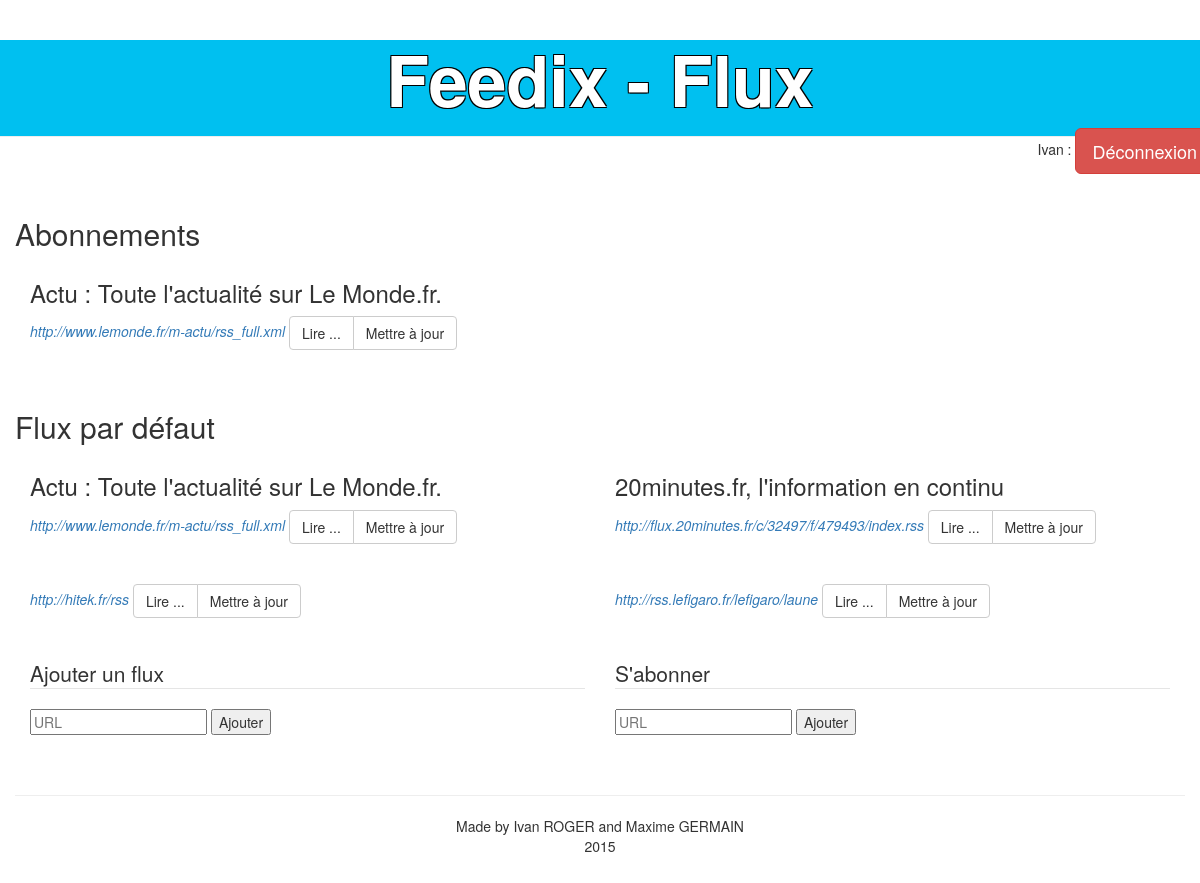
The page /controler/afficherFlux.ctrl.php (signed in) on the database its author committed.
### tables this page shows
CREATE TABLE RSS (
  id integer PRIMARY KEY AUTOINCREMENT,
  titre varchar(255),
  url varchar(255),
  date timestamp
);

### controler/afficherFlux.ctrl.php (called while the page is built, shortened)
<?php
  require_once("../model/DAO.class.php");
  $dao = new DAO("../data/db/rss.db");
  for ($i=1; $i<=4; $i++) {
    $rss=$dao->readRSSByID($i);
    $info['id'] = $rss->id();
    $info['titre'] = $rss->titre();
    $info['url'] = $rss->url();
    $data['defaultRSS'][] = $info;
  }
  if (isset($_SESSION['user'])) {
    $data['followedRSS'] = array();
    $data['user']=$_SESSION['user'];
    foreach ($dao->readAbonnement($data['user']) as $idAbo) {
      $rss=$dao->readRSSByID($idAbo['idRSS']);
      $info['id'] = $rss->id();
      $info['titre'] = $rss->titre();
      $info['url'] = $rss->url();
      $data['followedRSS'][] = $info;
    }
  }
  include("../view/Flux.view.php");
?>

### model/DAO.class.php (called while the page is built, shortened)
<?php
  $DEBUG = FALSE;
  require_once("RSS.class.php");
  class DAO {
    private $db;
    function __construct($dbPath) {
      $dsn = 'sqlite:'.$dbPath;
      try {
        $this->db = new PDO($dsn);
      } catch (PDOExcetion $e) {
        exit("Erreur ouverture BD : ".$e->getMessage());
      }
    }
    function readRSSByID($id) {
      $sql = "Select * from RSS where id = ?";
      $req = $this->db->prepare($sql);
      $res = $req->execute(array($id));
      if ($res === FALSE) {
        die("getRSSByURL error: no rss finded\n");
      }
      else {
        return $req->fetchAll(PDO::FETCH_CLASS, "RSS")[0];
      }
    }
    function readAbonnement($login,$first=1,$limit=20) {
      $sql = "SELECT idRSS FROM Abonnement WHERE userLogin = ? AND idRSS >= ? ORDER BY idRSS LIMIT ?";
      $req = $this->db->prepare($sql);
      $params = array($login,$first,$limit);
      $res = $req->execute($params);
      return $req->fetchAll();
    }
  }
?>

### model/RSS.class.php (called while the page is built, shortened)
<?php
  class RSS {
    private $url;
    private $titre;
    private $id;
    function url() {
      return $this->url;
    }
    function titre() {
      return $this->titre;
    }
    function id() {
      return $this->id;
    }
  }
?>

### view/Flux.view.php (the view, shortened to what this page needs)
<!DOCTYPE html>
<html>
  <head>
    <link href="../data/css/bootstrap.css" rel="stylesheet">
  </head>
  <body>
    <header class="page-header">
      <h1>Feedix - Flux</h1>
        <nav class="navbar navbar-right">
          <?php if (isset($data['user'])) { ?>
            <?= $data['user'] ?> : <a class="btn btn-danger btn-lg" href="afficherFlux.ctrl.php?action=signOut">Déconnexion</a>
          <?php } else { ?>
            <a class="btn btn-primary btn-lg" href="seConnecter.ctrl.php" >Connexion / Créer un compte</a>
          <?php } ?>
        </nav>
    </header>
    <?php if (isset($data['user'])) { ?>
    <section class="col-lg-12">
      <h2>Abonnements</h2>
      <?php if (count($data["followedRSS"])>0) { foreach ($data["followedRSS"] as $flux) { ?>
        <article class="col-lg-6">
          <h3><?= $flux["titre"] ?></h2>
          <i><a href="<?= $flux['url'] ?>"><?= $flux['url'] ?></a></i>
          <b class="btn-group"><a class="btn btn-default" href="afficherNouvelles.ctrl.php?rss=<?= $flux['id'] ?>">Lire ...</a> <a class="btn btn-default" href="afficherNouvelles.ctrl.php?rss=<?= $flux['id'] ?>&update=1">Mettre à jour</a></b>
        </article>
      <?php } } else { ?>
        <p>Vous n'êtes abonné à aucun flux</p>
      <?php } ?>
    </section>
    <?php } ?>
    <section class="col-lg-12">
      <?php if (isset($data['user'])) { ?>
      <h2>Flux par défaut</h2>
      <?php } ?>
      <?php foreach ($data["defaultRSS"] as $flux) {?>
        <article class="col-lg-6">
          <h3><?= $flux["titre"] ?></h2>
          <i><a href="<?= $flux['url'] ?>"><?= $flux['url'] ?></a></i>
          <b class="btn-group"><a class="btn btn-default" href="afficherNouvelles.ctrl.php?rss=<?= $flux['id'] ?>">Lire ...</a> <a class="btn btn-default" href="afficherNouvelles.ctrl.php?rss=<?= $flux['id'] ?>&update=1">Mettre à jour</a></b>
        </article>
      <?php } ?>
    </section>
    <?php if (isset($data['user'])) { ?>
      <section class="col-lg-12">
        <form class="col-lg-6" action="afficherFlux.ctrl.php" method="POST">
          <fieldset>
            <legend>Ajouter un flux</legend>
            <input name="url" type="text" placeholder="URL"/>
            <input type="submit" value="Ajouter"/>
          </fieldset>
        </form>
        <form class="col-lg-6" action="afficherFlux.ctrl.php" method="POST">
          <fieldset>
            <legend>S'abonner</legend>
            <input name="url" type="text" placeholder="URL"/>
            <input type="submit" value="Ajouter"/>
          </fieldset>
        </form>
      </section>
    <?php } ?>
    <footer class="col-lg-12">
      <hr/>
      <p>Made by Ivan ROGER and Maxime GERMAIN<br/>2015</p>
    </footer>
  </body>
</html>

### view/Flux.view.php (style rules this page uses)
[class*="col"] { margin-bottom: 20px; }
body { margin-top: 10px; margin:0 padding:0; }
header { background-color: #00C0F0; }
header h1 { color: white; text-align: center; font-weight:bold; text-shadow: #000000 1px 1px, #000000 -1px 1px, #000000 -1px -1px, #000000 1px -1px; font-size: 70px; }
footer p { text-align: center; }

### rows shown on the page
rss: titre "Actu : Toute l'actualité sur Le Monde.fr.", url "http://www.lemonde.fr/m-actu/rss_full.xml"
rss: titre "20minutes.fr, l'information en continu", url "http://flux.20minutes.fr/c/32497/f/479493/index.rss"
rss: url "http://hitek.fr/rss"
rss: url "http://rss.lefigaro.fr/lefigaro/laune"

### other values the page prints
$data['user'] "Ivan"
